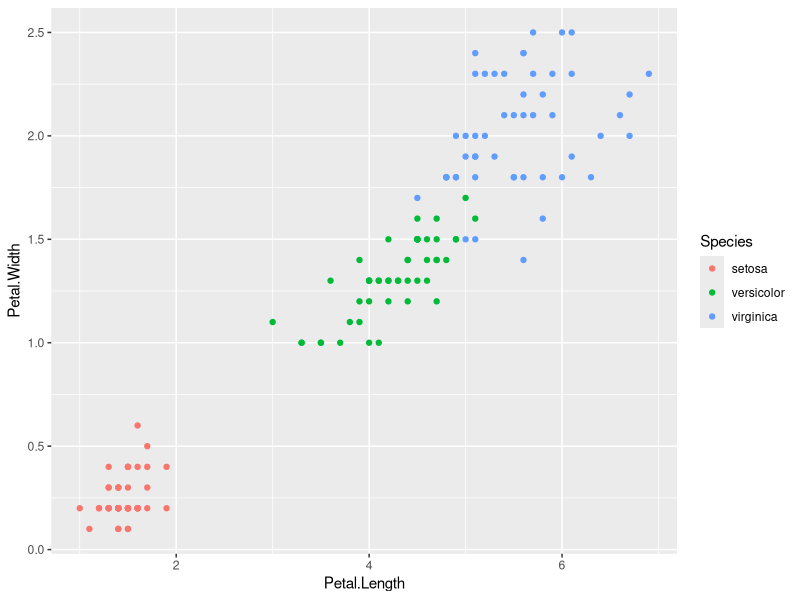
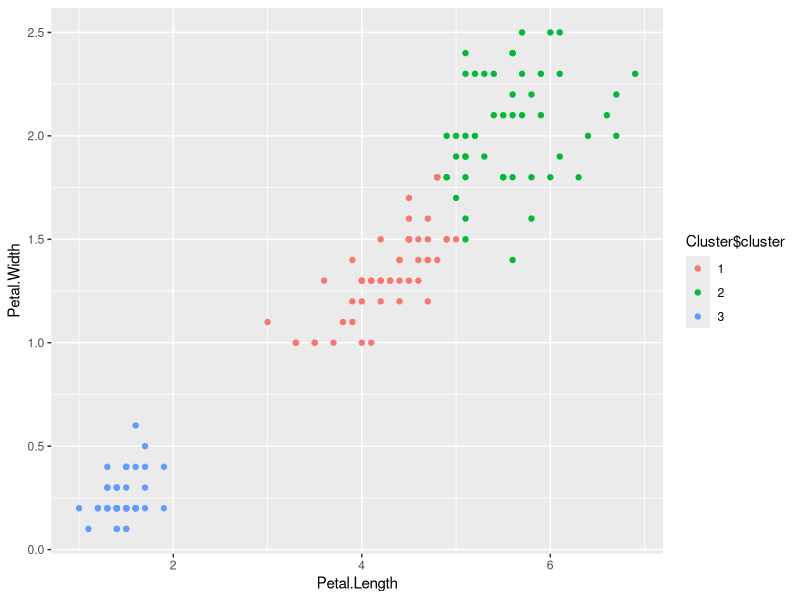

Generate these figures, in order, with R:
library(datasets)
head(iris)
library(ggplot2)
ggplot(iris, aes(Petal.Length, Petal.Width, color = Species)) + geom_point()
set.seed(20)
Cluster <- kmeans(iris[, 3:4],iter.max=20,centers=3, nstart = 20)
Cluster$cluster <- as.factor(Cluster$cluster)
Cluster
table(Cluster$cluster, iris$Species)
ggplot(iris, aes(Petal.Length, Petal.Width, color = Cluster$cluster)) + geom_point()
Cluster$centers